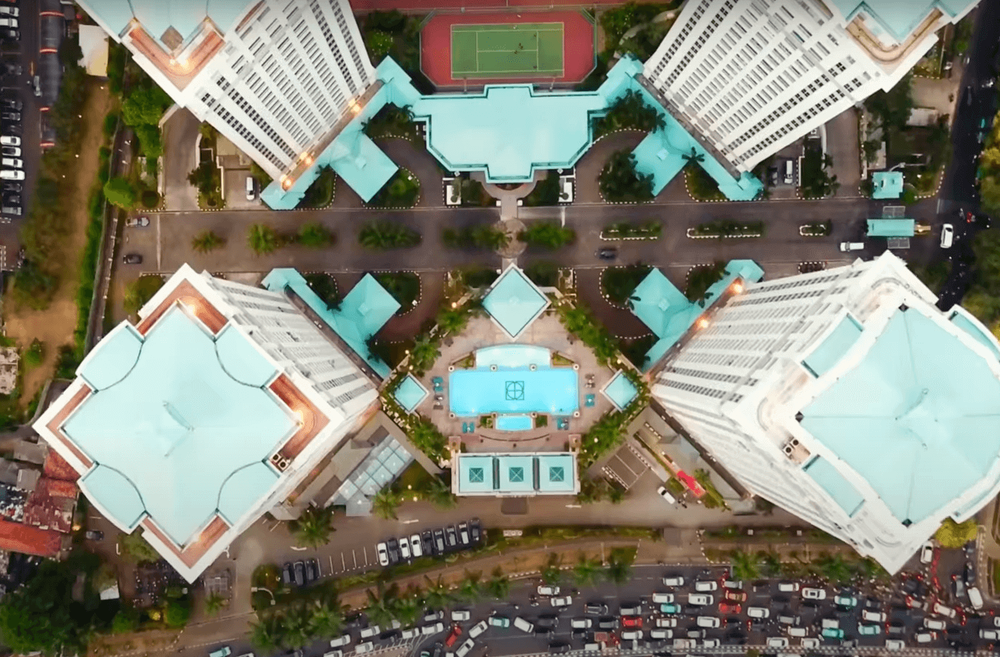
#> input picture C/compress-image/jakarta.png, 1000 x 657 px, shrunk from 1369 x 899 before the run, given in place of the camera
$ python live-contour-detector.py
#> lines starting #> are read from the running program, lines starting #| are printed output that depends on the picture; after the words box and inside, x2 and y2 are one past the last pixel; in counts of white or black regions, pixels touching at a corner belong together
import cv2

cap = cv2.VideoCapture(0)

while True:
    _, frame = cap.read()
#> frame is the input picture: shape (657, 1000, 3); mean B, G, R 115.7, 130.2, 130.8

    # convert to grayscale
    gray = cv2.cvtColor(frame, cv2.COLOR_BGR2GRAY)
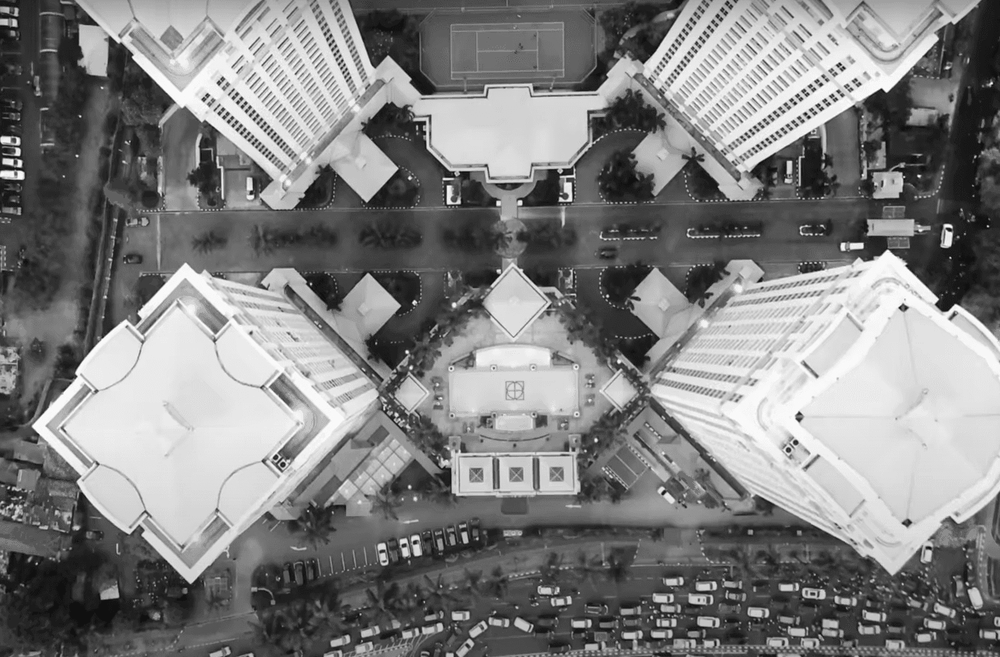
#> gray: shape (657, 1000); min 9, max 254, mean 128.7

    # create a binary thresholded image
    _, binary = cv2.threshold(gray, 255 // 2, 255, cv2.THRESH_BINARY_INV)
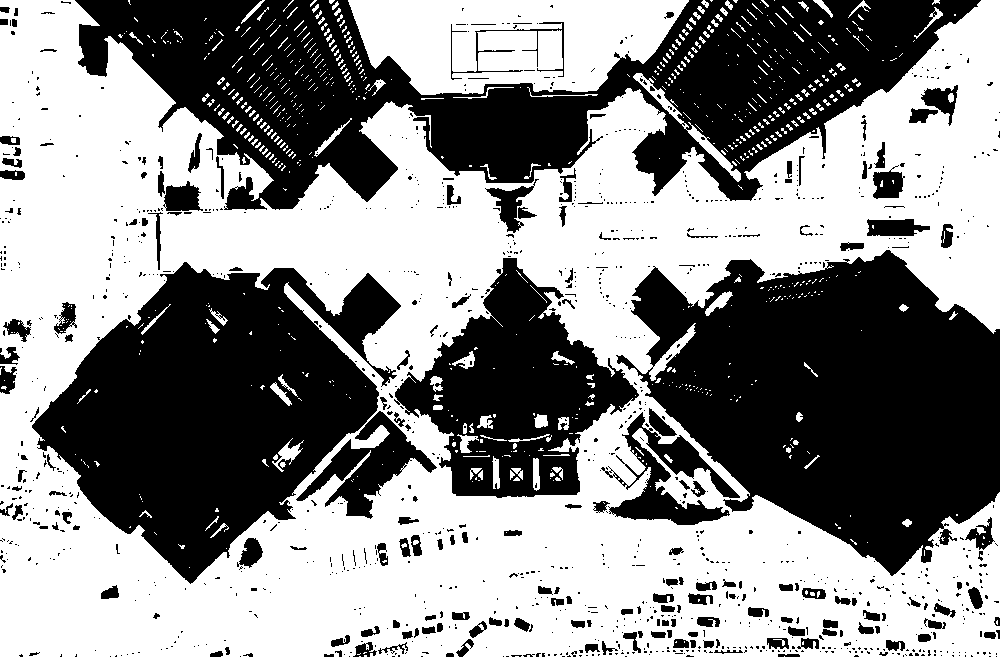
#> binary: shape (657, 1000); 55% white; 1179 black regions (985 under 20 px)

    # find the contours from the thresholded image
    contours, hierarchy = cv2.findContours(binary, cv2.RETR_TREE, cv2.CHAIN_APPROX_SIMPLE)
#> contours = 2082 contours, 1787 with area under 20; largest, box (x1, y1, x2, y2) and area: (0, 0, 1000, 657) 452117, (31, 261, 402, 585) 67947, (394, 257, 640, 499) 30798, (348, 0, 689, 95) 24380, (608, 411, 741, 526) 5514

    # draw all contours
    image = cv2.drawContours(frame, contours, -1, (0, 255, 0), 2)
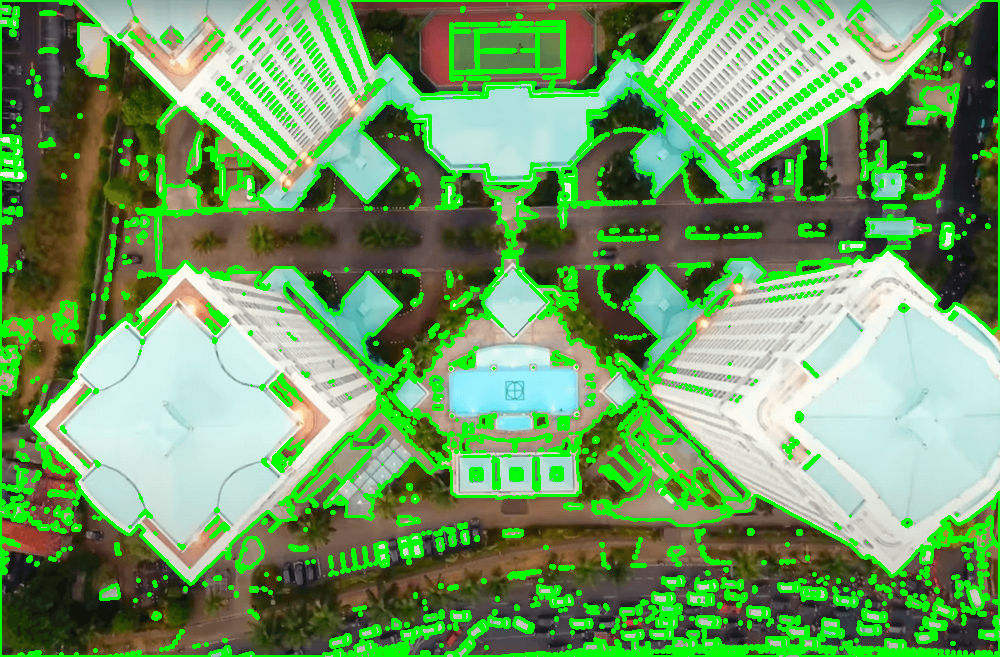
#> image: shape (657, 1000, 3); mean B, G, R 98.2, 156.4, 109.1

    # show the images
    cv2.imshow("gray", gray)
    cv2.imshow("image", image)
    cv2.imshow("binary", binary)

    if cv2.waitKey(1) == ord("q"):
#> (key q is pressed here)
        break

cap.release()
cv2.destroyAllWindows()

$ run again, on C/compress-image/sample-satellite-images.png
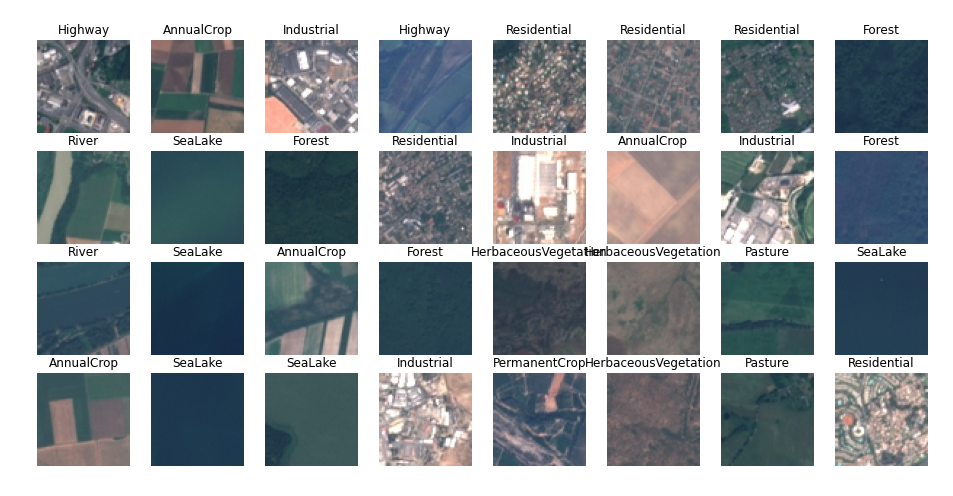
#> input picture C/compress-image/sample-satellite-images.png, 953 x 496 px, given in place of the camera
#> frame is the input picture: shape (496, 953, 3); mean B, G, R 164.5, 160.5, 154
#> `_, binary = cv2.threshold(gray, 255 // 2, 255, cv2.THRESH_BINARY_INV)`:
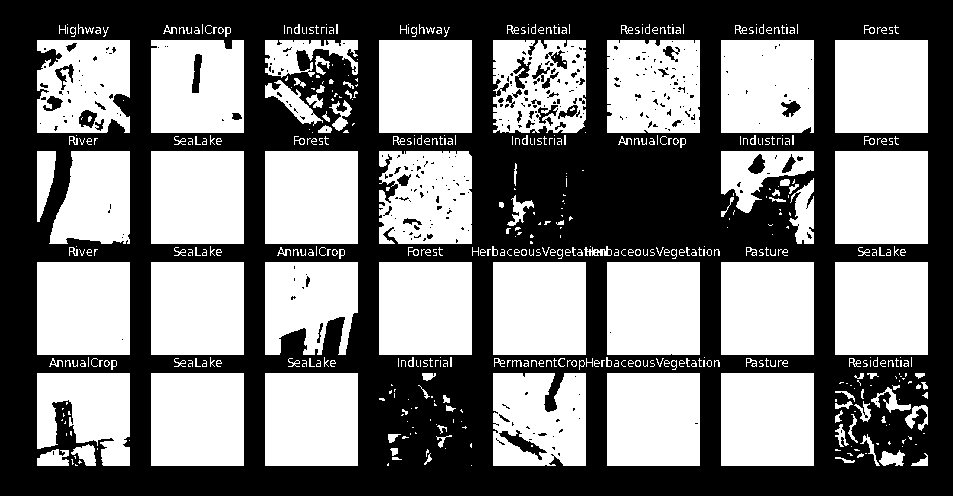
#> binary: shape (496, 953); 48.7% white; 525 white regions (320 under 20 px)
#> contours = 1005 contours, 780 with area under 20; largest, box (x1, y1, x2, y2) and area: (721, 373, 814, 466) 8464, (607, 373, 700, 466) 8464, (265, 373, 358, 466) 8464, (151, 373, 244, 466) 8464, (835, 262, 928, 355) 8464
#> `image = cv2.drawContours(frame, contours, -1, (0, 255, 0), 2)`:
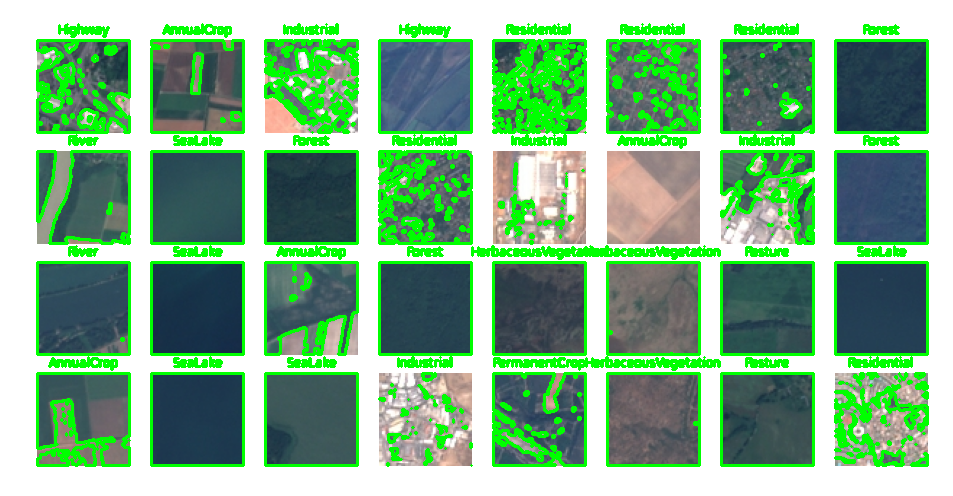
#> image: shape (496, 953, 3); mean B, G, R 141.4, 179.5, 132.1
